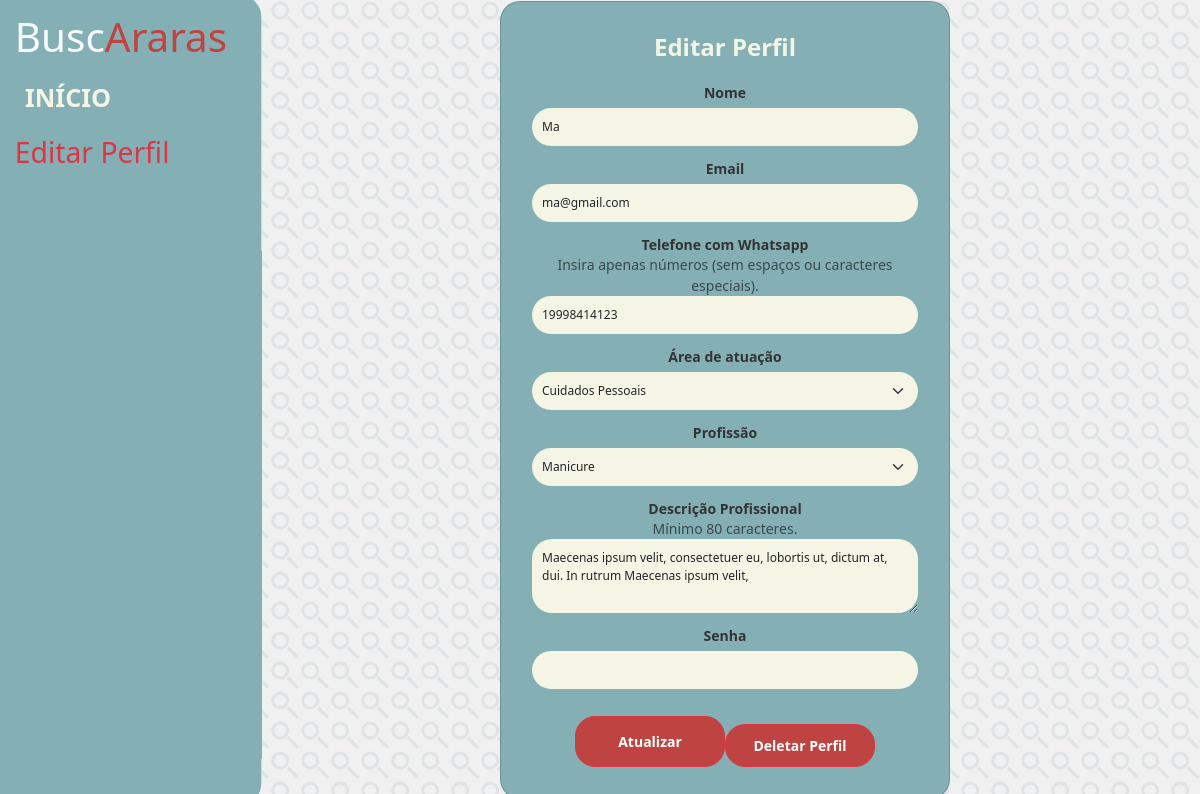
/buscararas/editar_perfil.php (signed in), run on the app's committed database.
### tables this page shows
CREATE TABLE `profissional` (
  `id_profissional` int(11) NOT NULL,
  `nome_profissional` varchar(50) NOT NULL,
  `senha_profissional` varchar(255) NOT NULL,
  `descricao_profissional` text DEFAULT NULL,
  `email_profissional` varchar(50) NOT NULL,
  `tel_profissional` varchar(11) NOT NULL,
  `ranking_profissional` int(11) NOT NULL,
  `fk_departamentos_id_area` int(11) NOT NULL,
  `fk_profissoes_id_profissao` int(11) NOT NULL
);

CREATE TABLE `departamentos` (
  `id_area` int(11) NOT NULL,
  `nome_area` varchar(50) NOT NULL
);

CREATE TABLE `profissoes` (
  `id_profissao` int(11) NOT NULL,
  `nome_profissao` varchar(60) NOT NULL,
  `fk_departamentos_id_area` int(11) NOT NULL
);

### buscararas/editar_perfil.php (the view, shortened to what this page needs)
<?php
include 'db.php';
$usuario_id = $_SESSION['id_profissional'];
$query = "SELECT profissional.*, departamentos.nome_area, profissoes.nome_profissao
          FROM profissional
          LEFT JOIN departamentos ON profissional.fk_departamentos_id_area = departamentos.id_area
          LEFT JOIN profissoes ON profissional.fk_profissoes_id_profissao = profissoes.id_profissao
          WHERE id_profissional = :id";
$stmt = $conn->prepare($query);
$stmt->bindParam(':id', $usuario_id);
$stmt->execute();
$usuario = $stmt->fetch(PDO::FETCH_ASSOC);
?>
<!DOCTYPE html>
<html lang="pt-br">
<head>
    <link href="https://cdn.jsdelivr.net/npm/bootstrap@5.3.3/dist/css/bootstrap.min.css" rel="stylesheet">
    <link rel="stylesheet" href="css/style.css" type="text/css">
</head>
<body>
    <div class="container-fluid p-0 vh-100 d-flex">
        <div class="sidebar d-flex flex-column p-3">
        <h1 class="text-light text-left" style="color:#F5F5E6;">Busc<span class="text" style="color: #BF4341;">Araras</span></h1>
        <a class="btn btn-light no-border mb-2 tamanho" href="index.php">Início</a>
            <h3 class="text-danger text-left">Editar Perfil</h3>
        </div>
        <div class="main-content d-flex justify-content-center align-items-center">
            <div class="card form-card">
                <div class="card-body">
                    <h4 class="card-title text-center">Editar Perfil</h4>
                    <form action="editar_perfil.php" method="POST">
                        <div class="form-group">
                            <label for="nome">Nome</label>
                            <input type="text" class="form-control" id="nome" name="nome_profissional" value="<?= htmlspecialchars($usuario['nome_profissional']) ?>" required>
                        </div>
                        <div class="form-group">
                            <label for="email">Email</label>
                            <input type="email" class="form-control" id="email" name="email_profissional" value="<?= htmlspecialchars($usuario['email_profissional']) ?>" required>
                        </div>
                        <div class="form-group">
                            <label for="telefone">Telefone com Whatsapp</label>
                            <small class="form-text text-muted" style="margin-top: -6px;">Insira apenas números (sem espaços ou caracteres especiais).</small>
                            <input type="tel" class="form-control" id="telefone" maxlength="11" name="tel_profissional" value="<?= htmlspecialchars($usuario['tel_profissional']) ?>" required pattern="[0-9]{11}">
                        </div>
                        <div class="form-group">
                            <label for="area-atuacao">Área de atuação</label>
                            <select class="form-select" id="area-atuacao" name="fk_departamentos_id_area" required onchange="carregarProfissoes()">
                                <option selected value="<?= $usuario['fk_departamentos_id_area'] ?>"><?= $usuario['nome_area'] ?></option>
                            </select>
                        </div>
                        <div class="form-group">
                            <label for="profissao">Profissão</label>
                            <select class="form-select" id="profissao" name="fk_profissoes_id_profissao" required>
                                <option selected value="<?= $usuario['fk_profissoes_id_profissao'] ?>"><?= $usuario['nome_profissao'] ?></option>
                            </select>
                        </div>
                        <div class="form-group">
                            <label for="descricao">Descrição Profissional</label>
                            <small class="form-text text-muted" style="margin-top: -6px;">Mínimo 80 caracteres.</small>
                            <textarea class="form-control" id="descricao" name="descricao_profissional" rows="3" minlength="80" required><?= htmlspecialchars($usuario['descricao_profissional']) ?></textarea>
                        </div>
                        <div class="form-group">
                            <label for="senha">Senha</label>
                            <input type="password" class="form-control" id="senha" name="senha_profissional" required maxlength="8" pattern=".{6,8}" title="A senha deve ter entre 6 e 8 caracteres.">
                        </div>
                        <div class="btn-container">
                            <button type="submit" class="btn btn-danger btn-sm btn-block">Atualizar</button>
                            <a href="deletar_perfil.php" class="btn btn-danger btn-sm btn-block mt-2" onclick="return confirm('Tem certeza que deseja deletar seu perfil?')">Deletar Perfil</a>
                        </div>
                    </form>
                </div>
            </div>
        </div>
    </div>
</body>
</html>

### buscararas/css/style.css (style rules this page uses)
html, body { margin: 0; padding: 0; height: 100%; overflow-x: hidden; position: relative; background-color: #f0f0f0; height: 100%; overflow: auto; }
.sidebar, .content, .dropdown-item, .profile-container { cursor: default; }
.sidebar { background-color: #84B0B5; padding: 20px; border-radius: 0px 20px 20px 0px; height: 100vh; width: 260px; position: fixed; top: 0; left: 0; overflow: hidden; z-index: 1000; transform: scale(1.01); }
.main-content { margin-left: 250px; padding: 20px; height: 100vh; overflow-y: auto; display: flex; flex-direction: column; }
.form-card { background-color: #84B0B5; border-radius: 20px; padding: 15px; width: 80%; max-width: 450px; }
.form-card .card-title { color: #F5F5E6; font-weight: bold; margin-bottom: 20px; }
.form-group { display: flex; flex-direction: column; align-items: center; text-align: center; }
.form-group label { margin-bottom: 5px; font-size: 14px; font-weight: bold; color: #333; }
.form-control, .form-select { background-color: #F5F5E6; border: none; border-radius: 20px; padding: 10px; font-size: 12px; margin-bottom: 12px; }
.no-border { border: none; background-color: #84B0B5; color: #F5F5E6; width: 100%; text-align: left; padding: 10px; font-size: 18px; text-transform: uppercase; font-weight: bold; border-radius: 20px; transition: transform 0.3s ease, box-shadow 0.3s ease; }
.btn-light { background-color: transparent; border: none; }
.mb-2 { margin-bottom: 0.5rem; }
.tamanho { font-size: 25px; }
.btn-block { background-color: #BF4341; border-radius: 20px; font-weight: bold; padding: 10px; width: 150px; }
.btn-container { display: flex; justify-content: center; margin-top: 15px; }
.container-fluid { display: flex; flex-direction: column; height: 100vh; overflow: hidden; }

### buscararas/editar_perfil.php (style rules this page uses)
body { background-image: url('img/lupa.svg'); background-repeat: repeat; background-size: 30px 30px; }

### data on the page
profissional: nome_profissional "Ma", email_profissional "ma@gmail.com", tel_profissional "19998414123", fk_departamentos_id_area "Cuidados Pessoais", fk_profissoes_id_profissao "Manicure", descricao_profissional "Maecenas ipsum velit, consectetuer eu, lobortis ut, dictum at, dui. In rutrum Maecenas ipsum velit,"
